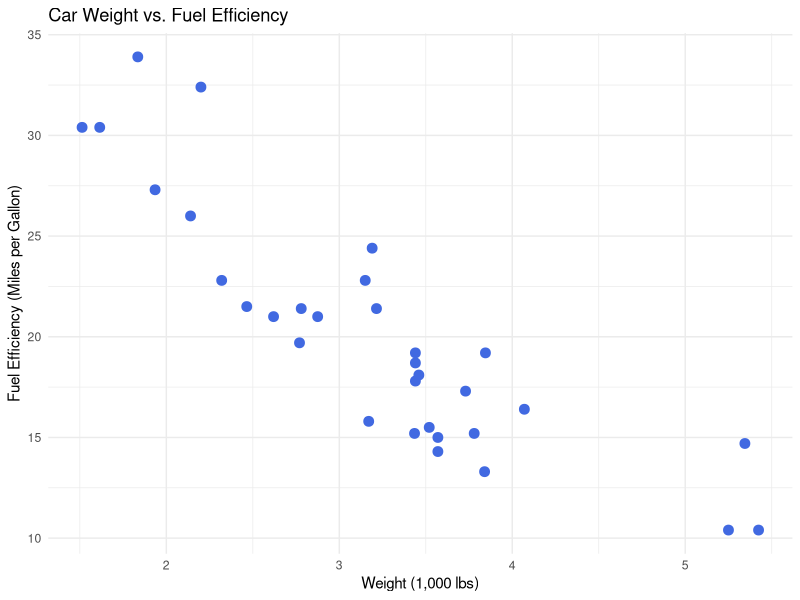

Source code (R):
## ---- chunk 1
# Load the ggplot2 package for data visualization
library(ggplot2)
# Create a scatter plot using the built-in mtcars dataset
ggplot(data = mtcars, aes(x = wt, y = mpg)) +
  geom_point(color = "royalblue", size = 3) +
  labs(
    title = "Car Weight vs. Fuel Efficiency",
    x = "Weight (1,000 lbs)",
    y = "Fuel Efficiency (Miles per Gallon)"
  ) +
  theme_minimal()
